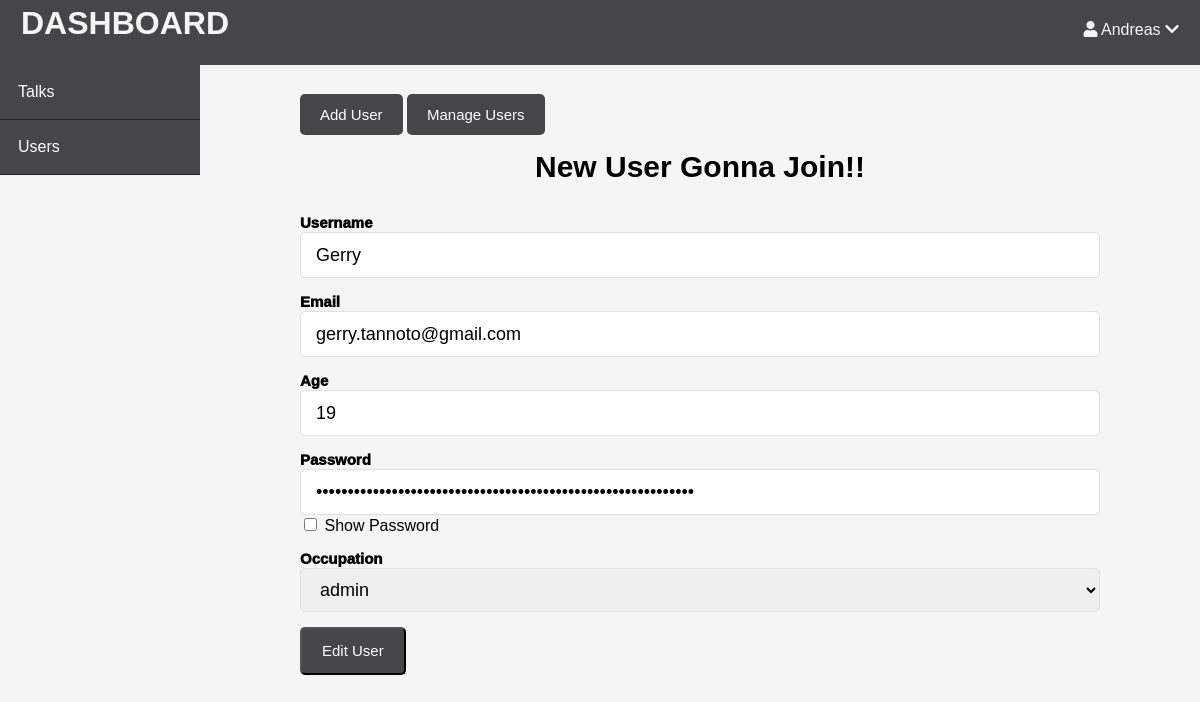
The app's page /edit_user.php?id=1 (signed in) with its own data.
### tables this page shows
CREATE TABLE `tb_user` (
  `id` int(11) NOT NULL,
  `username` varchar(255) NOT NULL,
  `email` varchar(255) NOT NULL,
  `age` int(11) NOT NULL,
  `password` varchar(255) NOT NULL,
  `id_job` int(11) NOT NULL
);

### connect.php (called while the page is built, shortened)
<?php
class database{
	var $host = "localhost";
	var $username = "root";
	var $password = "";
	var $database = "db_portfolio";
	var $koneksi;
	function __construct(){
		$this->koneksi = mysqli_connect($this->host, $this->username, $this->password,$this->database);
	}
	function show_job(){
		$show = mysqli_query($this->koneksi,"SELECT * FROM tb_job");
		return $show;
	}
	function Show_id_user($id){
		$result = mysqli_query($this->koneksi,"SELECT * FROM tb_user where id = $id");
		return $result;
	}
}
?>

### edit_user.php (the view, shortened to what this page needs)
<?php
    include_once('connect.php');
    $database = new database();
    $id = $_GET['id'];
    $data = $database->show_id_user($id);
    $result = $database->show_job();
    $user_data = mysqli_fetch_array($data);
?>
<!DOCTYPE html>
<html lang="en">
<head>
    <link rel="stylesheet" href="https://use.fontawesome.com/releases/v5.7.2/css/all.css"
>
    <link rel="stylesheet" href="css/mydbstyle.css">
    <link rel="stylesheet" href="css/admin.css">
</head>
<body>
    <header>
        <div class="logo">
            <h1 class="logo-text">DASHBOARD</h1>
        </div>
        <ul class="nav">
            <li>
                <a>
                    <i class="fa fa-user"></i> <?php echo $_SESSION['username']?> <i class="fa fa-chevron-down"></i>
                </a>
            </li>
        </ul>
    </header>
    <div class="admin-wrapper">
    <div class="left-sidebar">
        <ul>
            <li><a href="posts.php" style="color: white;">Talks</a></li>
            <li><a href="users.php" style="color: white;">Users</a></li>
        </ul>
    </div>
    <div class="admin-content">
        <div class="button-group">
            <a href="create_user.php" class="btn btn-size">Add User</a>
            <a href="users.php" class="btn btn-size">Manage Users</a>
        </div>
        <div class="content">
            <h2 class="pg-title title-style">New User Gonna Join!!</h2>
            <form action="" method="post">
                <div>
                    <label>Username</label>
                    <input type="text" name="username" value="<?php echo $user_data['username']?>" class="text-input" required>
                </div>
                <div>
                    <label>Email</label>
                    <input type="email" name="email" value="<?php echo $user_data['email']?>" class="text-input" placeholder="name@example.com" required>
                </div>
                <div>
                    <label>Age</label>
                    <input type="text" name="age" value="<?php echo $user_data['age']?>" class="text-input">
                </div>
                <div class>
                    <label>Password</label>
                    <input type="password" name="password" value="<?php echo  $user_data['password']?>" class="text-input" id="password" required>
                    <input type="checkbox" onclick="myFunction()"> Show Password
                </div>
                <div>
                    <label>Occupation</label>
                    <select name="role" class="text-input" required>
                      <?php
                        $job = $user_data['id_job'];
                        while($job_data = mysqli_fetch_array($result)){
                            $ket="";
                            if(isset($_GET['id'])){
                                if($job==$job_data['id_job']){
                                    $ket="selected";
                                }
                            }
                      ?>
                      <option <?php echo $ket; ?> value="<?php echo $job_data['id_job'];?>"><?php echo $job_data['job'];?></option>
                      <?php
                      }
                      ?>
                    </select>
                </div>
                <div>
                    <button type="submit" name="create" class="btn btn-size">Edit User</button>
                </div>
            </form>
        </div>
    </div>
    </div>
    </body>
</html>

### css/mydbstyle.css (style rules this page uses)
* { box-sizing: border-box; }
body { height: 100%; padding: 0px; margin: 0px; background: whitesmoke; font-family: 'Noto Sans JP', sans-serif; }
a { text-decoration: none; }
header { background: #464547; height: 65px; }
header .logo { float: left; height: inherit; margin-left: 16px; }
header .logo-text { margin: 5px; }
header ul { float: right; margin: 0px; padding: 0px; list-style: none; }
header ul li { float: left; position: relative; }
header ul li a { display: block; padding: 21px; font-size: 1em; text-decoration: none; }
header * { color: whitesmoke; }

### css/admin.css (style rules this page uses)
.admin-wrapper { display: flex; height: calc(100% - 66px); }
.title-style { font-size: 30px; font-weight: 2000; }
label { font-size: 15px; font-weight: 1000; }
.admin-wrapper .left-sidebar { flex: 2; height: 100%; background: #464547; }
.admin-wrapper .left-sidebar ul { list-style: none; margin: 0px; padding: 0px; }
.admin-wrapper .left-sidebar ul li a { padding: 18px; display: block; border-bottom: 1px solid #232324; }
.admin-wrapper .admin-content { flex: 8; height: 100%; padding: 40px 100px 100px; overflow-y: scroll; }
.admin-content .pg-title { text-align: center; margin-bottom: 30px; }
.btn { background: #464547; color: white; border-radius: 5px; font-family: 'Noto Sans JP', sans-serif; font-size: 15px; }
.btn-size { padding: 12px 20px; line-height: 20px; }
form div { margin-bottom: 15px; }
.text-input { padding: 10px 15px; display: block; width: 100%; border-radius: 5px; border: 1px solid #e0e0e0; outline: none; line-height: 1.5rem; font-size: 18px; font-family: 'Noto Sans JP', sans-serif; }

### records on screen
tb_user: username "Gerry", email "gerry.tannoto@gmail.com", age "19"

### other values on screen
$_SESSION['username'] "Andreas"
form field role "admin"
